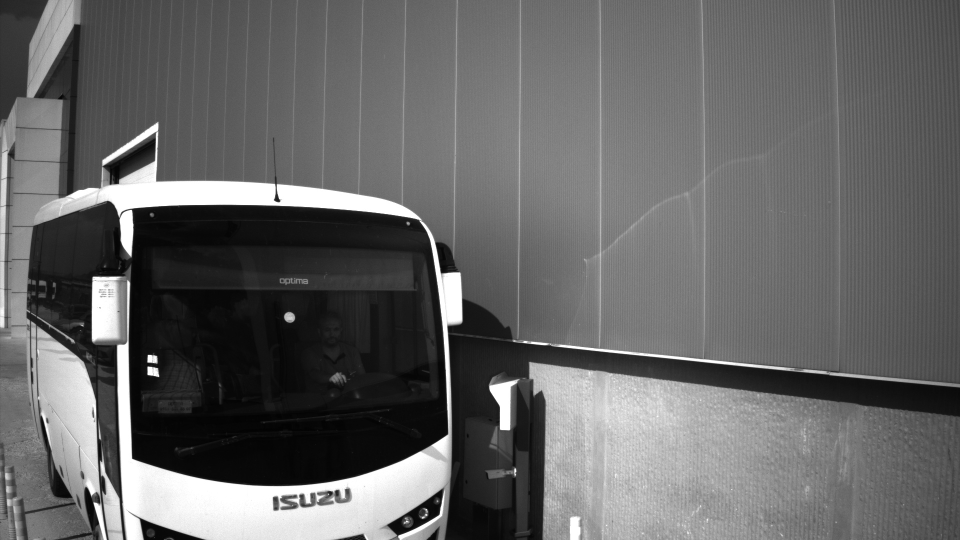
#> input picture Template_matching/original_test/bus_3.avi_frame_0001.jpg, 1920 x 1080 px, given as the content of the folder Steering_wheel_detection/Template_matching/template, which was not available (shown at 1/2 size)
$ python Template_Matching.py
#> lines starting #> are read from the running program, lines starting #| are printed output that depends on the picture; pictures that were not available may be replaced by others from this repository, and a replacement may not be noted
import cv2
import numpy as np
import os

#1 function to preproces  the tempalte images using clahe
def preprocess(img):
    if img is None :
        return None

    gray_img=cv2.cvtColor(img, cv2.COLOR_BGR2GRAY)

    alpha= 1.5 # contrast
    beta = 0  # brightness
    adjusted_image = cv2.convertScaleAbs(gray_img, alpha=alpha, beta=beta)

    # Apply CLAHE (Contrast Limited Adaptive Histogram Equalization)
    clahe = cv2.createCLAHE(clipLimit=2.0, tileGridSize=(8, 8))
    clahe_img = clahe.apply(adjusted_image)

    return clahe_img

#2 function to match to match images with templates
def Image_detection(test_folder, template_folder, threshold=0.7):
#> called with threshold = 0.7
    template_imgs=[]
    template_names=[]

    for filename in os.listdir(template_folder):
        if filename.lower().endswith(('.png','.jpg', '.jpeg')):
            template_path= os.path.join(template_folder, filename)
            template = cv2.imread(template_path, cv2.IMREAD_COLOR)
#> template is the input picture: shape (1080, 1920, 3); min 0, max 255, mean 101.6
            if template is not None:
                preprocessed_template= preprocess(template)
#> in preprocess, `adjusted_image = cv2.convertScaleAbs(gray_img, alpha=alpha, beta=beta)`:
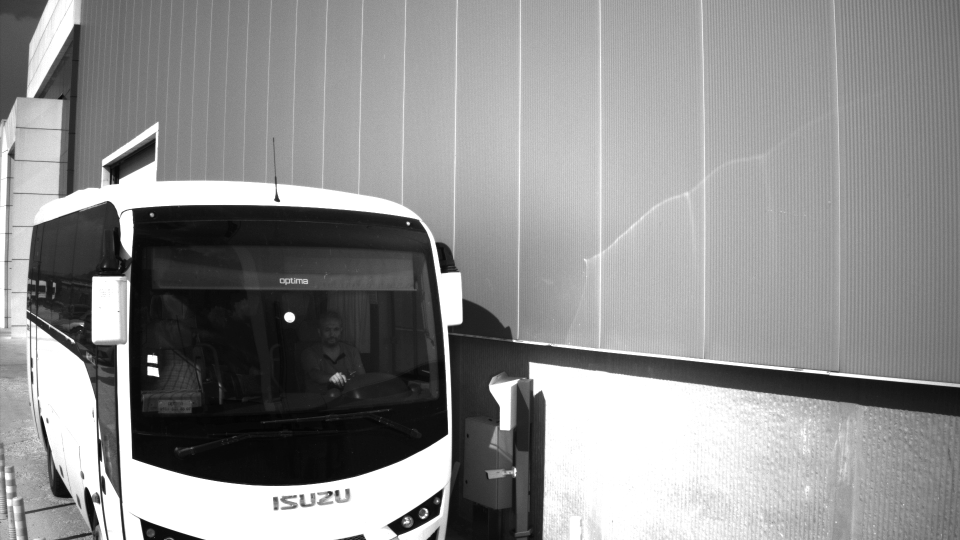
#> adjusted_image: shape (1080, 1920) (shown at 1/2 size); min 0, max 255, mean 143.1
#> in preprocess, `clahe_img = clahe.apply(adjusted_image)`:
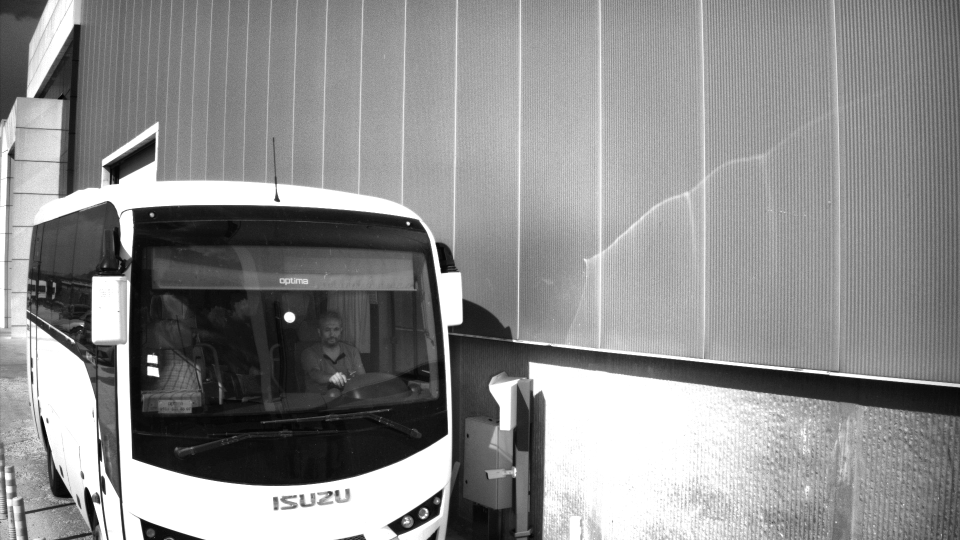
#> clahe_img: shape (1080, 1920) (shown at 1/2 size); min 1, max 255, mean 141.2
                if preprocessed_template is not None:
                    template_imgs.append(preprocessed_template)
                    template_names.append(filename)
                else:
                    print(f"Error: Preprocessing failed for template image at {template_path}")
            else:
                print(f"Error: Preprocessing failed for template image at {template_path}")

    if not template_imgs:
        print("No templates were loaded.")
        return

    # Loading and Preprocessing Test images
    test_imgs=[]
    for filename in os.listdir(test_folder):
        if filename.lower().endswith((".png", ".jpg", ".jpeg")):
            test_path = os.path.join(test_folder, filename)
            test = cv2.imread(test_path,cv2.IMREAD_COLOR)
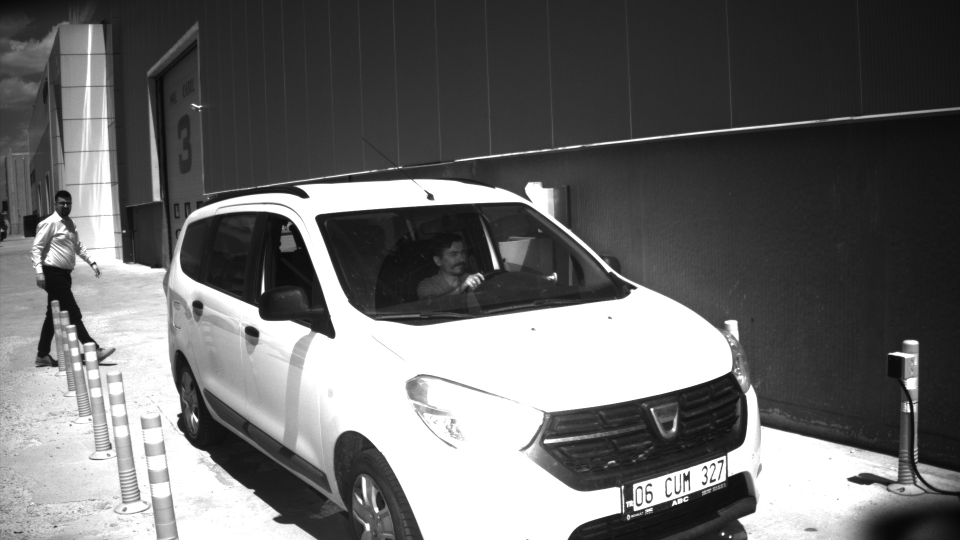
#> input picture Template_matching/original_test/1.avi_frame_0000.jpg, 1920 x 1080 px, found by its file name (shown at 1/2 size)
#> test is the input picture: shape (1080, 1920, 3); min 6, max 255, mean 106.7
            if test is not None:
                preprocessed_test = preprocess(test)
#> in preprocess (call 2), `adjusted_image = cv2.convertScaleAbs(gray_img, alpha=alpha, beta=beta)`:
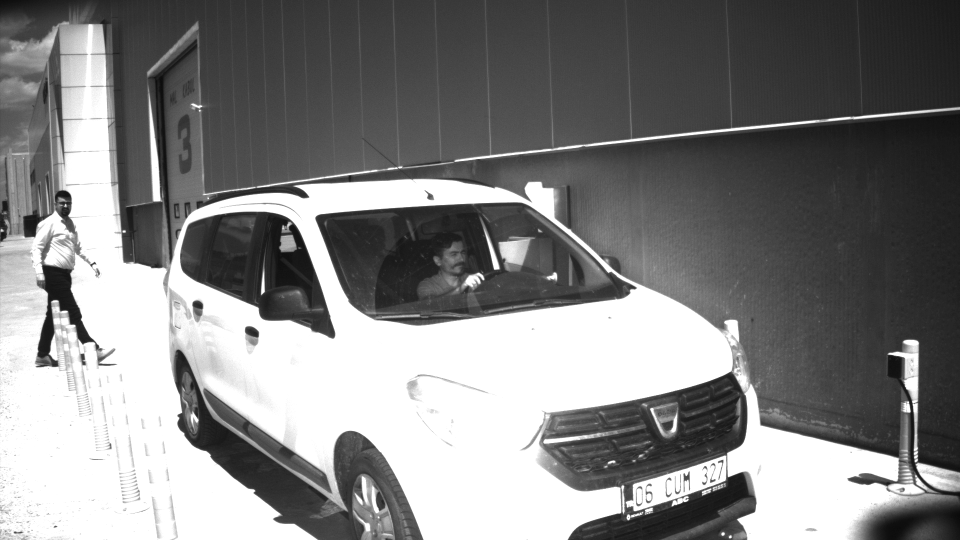
#> adjusted_image: shape (1080, 1920) (shown at 1/2 size); min 9, max 255, mean 130
#> in preprocess (call 2), `clahe_img = clahe.apply(adjusted_image)`:
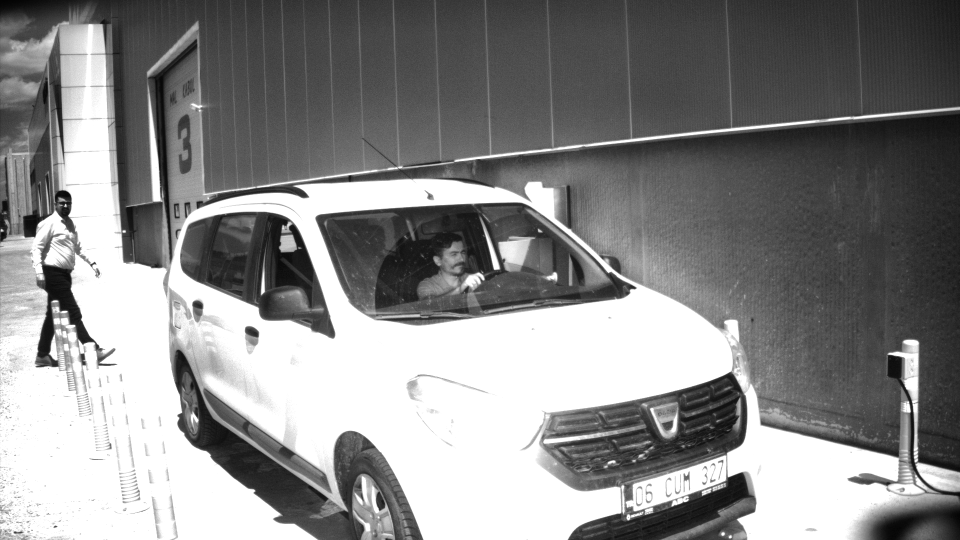
#> clahe_img: shape (1080, 1920) (shown at 1/2 size); min 2, max 255, mean 136.8
                if preprocessed_test is not None:
                    test_imgs.append((preprocessed_test,filename))
                else:
                    print(f"Error: Preprocessing failed for test image at {test_path}")
            else:
                print(f"Error: Test image not found at {test_path}")
#> pass 2 of the loop in Image_detection, `for filename in os.listdir(test_folder):`:
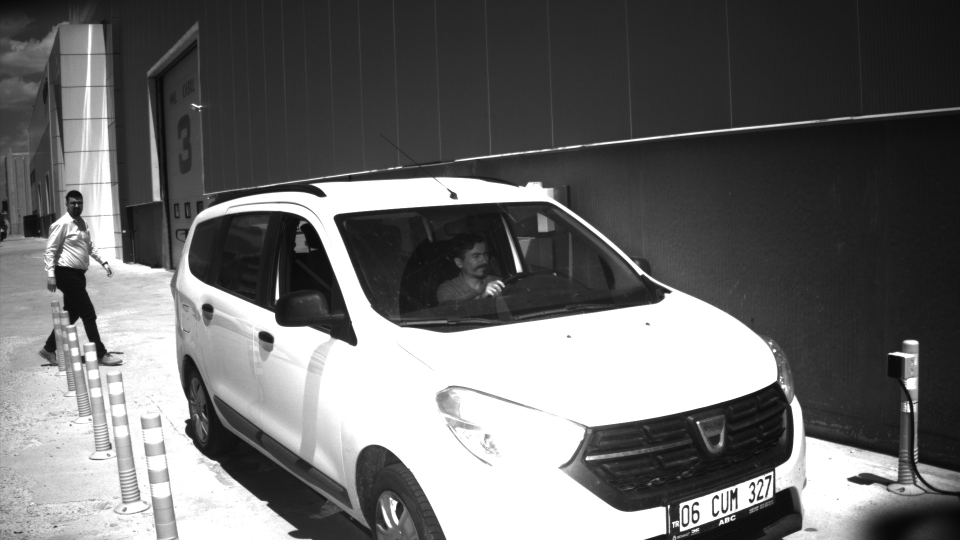
#> input picture Template_matching/original_test/1.avi_frame_0001.jpg, 1920 x 1080 px, found by its file name (shown at 1/2 size)
#> in Image_detection, test is the input picture: shape (1080, 1920, 3); min 7, max 255, mean 107.4
#> in preprocess (call 3), `adjusted_image = cv2.convertScaleAbs(gray_img, alpha=alpha, beta=beta)`:
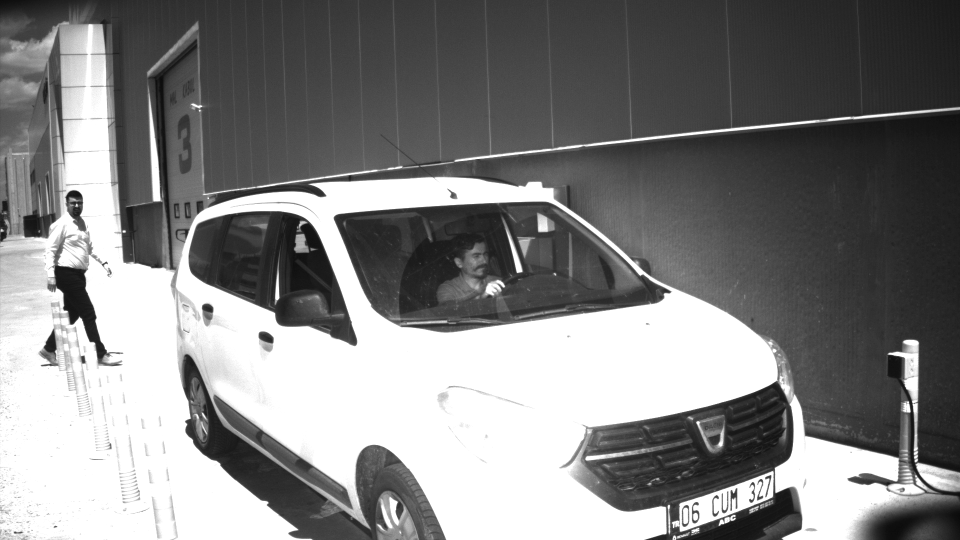
#> adjusted_image: shape (1080, 1920) (shown at 1/2 size); min 10, max 255, mean 130.4
#> in preprocess (call 3), `clahe_img = clahe.apply(adjusted_image)`:
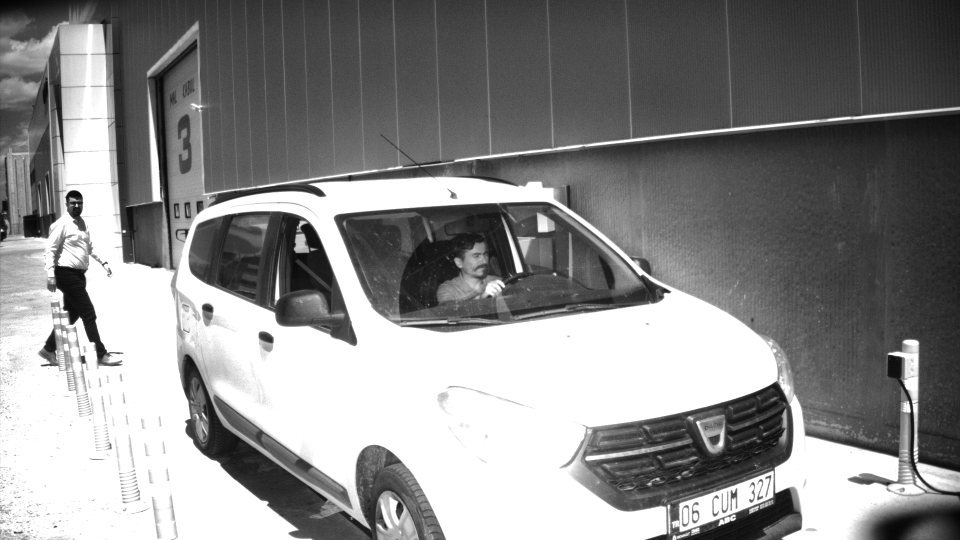
#> clahe_img: shape (1080, 1920) (shown at 1/2 size); min 2, max 255, mean 137.5
#> pass 3 of the loop in Image_detection, `for filename in os.listdir(test_folder):`:
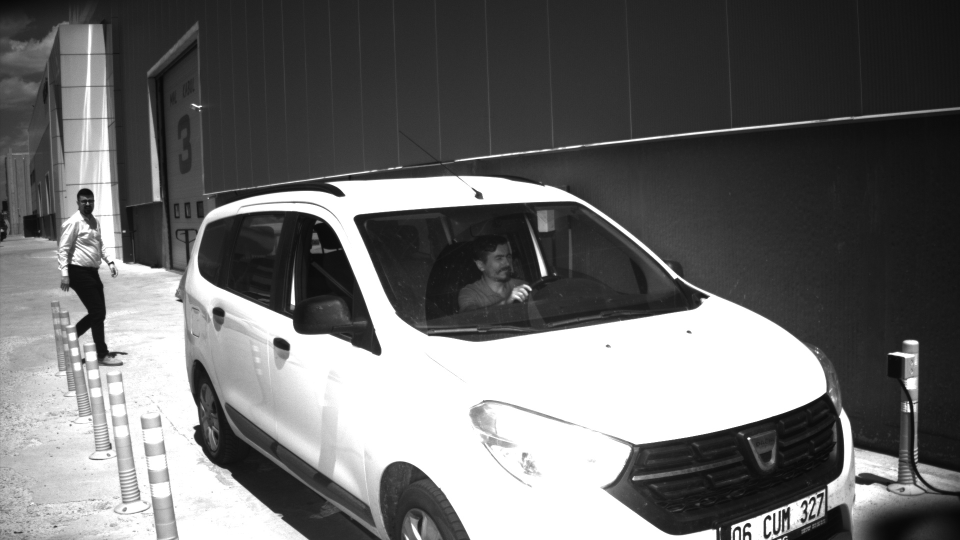
#> input picture Template_matching/original_test/1.avi_frame_0002.jpg, 1920 x 1080 px, found by its file name (shown at 1/2 size)
#> in Image_detection, test is the input picture: shape (1080, 1920, 3); min 7, max 255, mean 108.6
#> in preprocess (call 4), `adjusted_image = cv2.convertScaleAbs(gray_img, alpha=alpha, beta=beta)`:
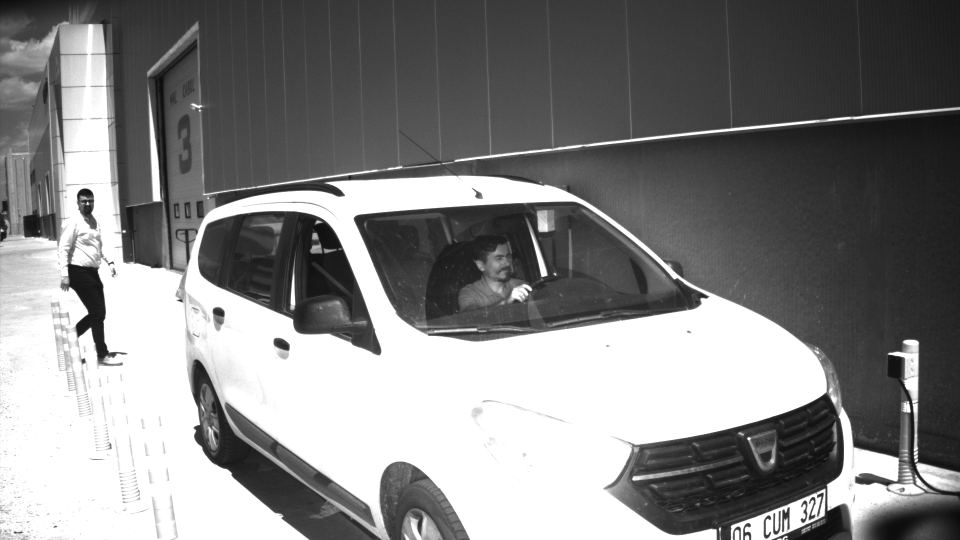
#> adjusted_image: shape (1080, 1920) (shown at 1/2 size); min 10, max 255, mean 131.1
#> in preprocess (call 4), `clahe_img = clahe.apply(adjusted_image)`:
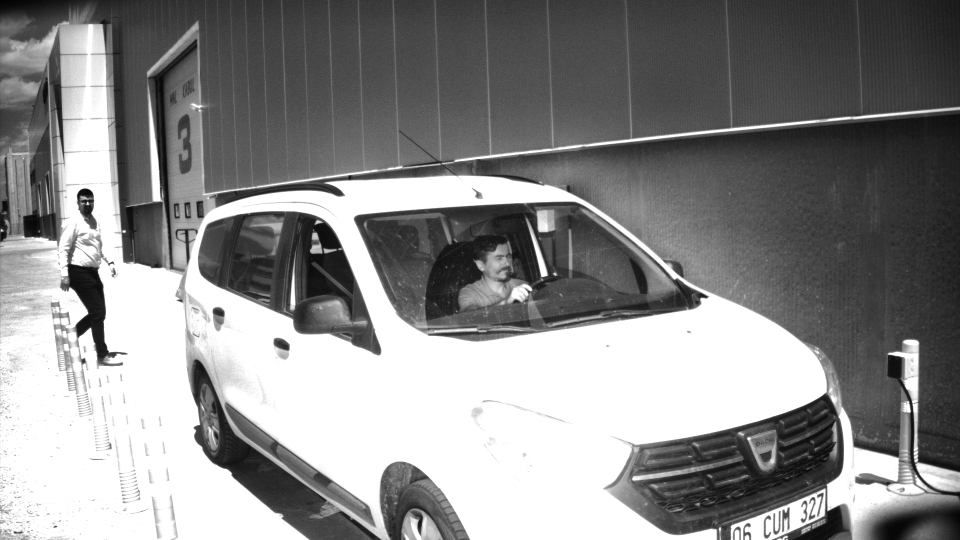
#> clahe_img: shape (1080, 1920) (shown at 1/2 size); min 2, max 255, mean 138.1
#> the loop made 6 passes; the first 3 are shown

    if not test_imgs:
        print("No test images were loaded.")
        return

    # Iterating over each test image to match

    for test_img, test_name in test_imgs:
        test_img = cv2.cvtColor(test_img, cv2.COLOR_GRAY2BGR)
        for template_img, template_name in zip(template_imgs, template_names):

            template_img = cv2.cvtColor(template_img, cv2.COLOR_GRAY2BGR)
            w, h = template_img.shape[1], template_img.shape[0]

            # Perform Matching here
            result = cv2.matchTemplate(test_img, template_img, cv2.TM_CCOEFF_NORMED)
            min_val, max_val, min_loc, max_loc = cv2.minMaxLoc(result)

            if max_val >= threshold:
                top_left = max_loc
                bottom_right = (top_left[0] + w, top_left[1] + h)
                cv2.rectangle(test_img, top_left, bottom_right, (0, 255, 0), 2)
                print(f"Template {template_name} detected in {test_name} with confidence {max_val:.2f}")

        # Display the result
        cv2.imshow(f'Detected Templates in {test_name}', test_img)
        cv2.waitKey(0)
        cv2.destroyAllWindows()
#> this loop made 6 passes
#> pass 2, in Image_detection, `test_img = cv2.cvtColor(test_img, cv2.COLOR_GRAY2BGR)`:
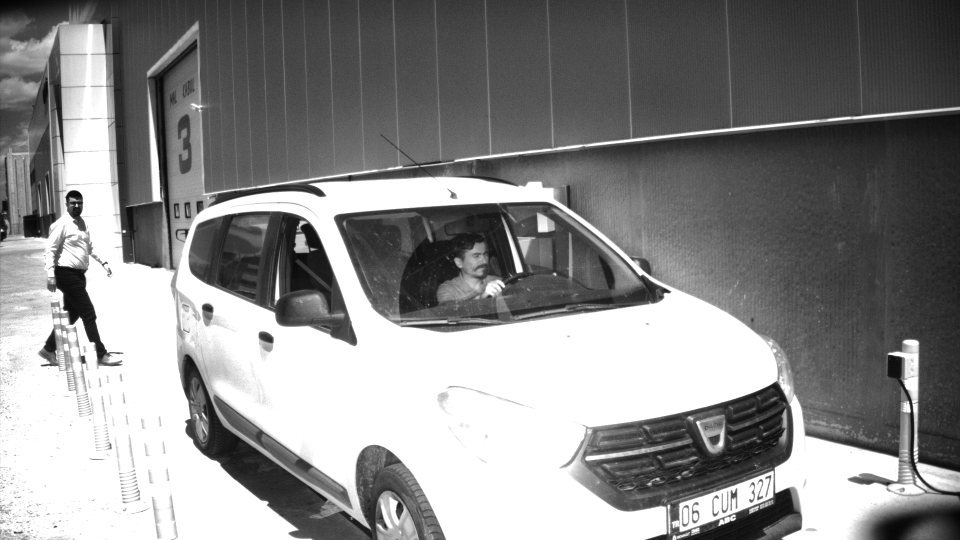
#> test_img: shape (1080, 1920, 3) (shown at 1/2 size); min 2, max 255, mean 137.5
#> pass 3, in Image_detection, `test_img = cv2.cvtColor(test_img, cv2.COLOR_GRAY2BGR)`:
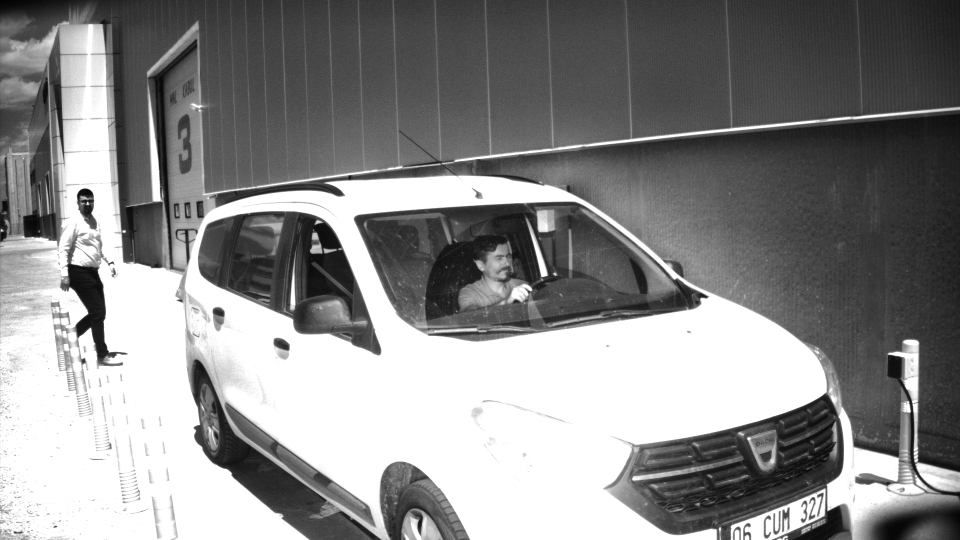
#> test_img: shape (1080, 1920, 3) (shown at 1/2 size); min 2, max 255, mean 138.1

#3 function to template match with video samples
# [57 lines left out: function Video_detection, not called in this run]

video_file = "C:/Users/ramad/Downloads/opengeo/opengeo/face detection data/1.avi"
test_folder = "Steering_wheel_detection/Template_matching/original_test"
template_folder ="Steering_wheel_detection/Template_matching/template"
Image_detection(test_folder, template_folder)
#Video_detection(test_folder,template_folder)
